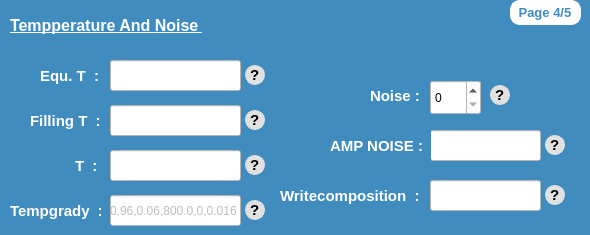
      <widget class="QWidget" name="page_5">
       <property name="styleSheet">
        <string notr="true">background-color: rgb(64, 140, 191);</string>
       </property>
       <widget class="QLineEdit" name="fillingTGP">
        <property name="geometry">
         <rect>
          <x>110</x>
          <y>105</y>
          <width>131</width>
          <height>31</height>
         </rect>
        </property>
        <property name="styleSheet">
         <string notr="true">background-color: rgb(255, 255, 255);</string>
        </property>
       </widget>
       <widget class="QLineEdit" name="equTGP">
        <property name="geometry">
         <rect>
          <x>110</x>
          <y>60</y>
          <width>131</width>
          <height>31</height>
         </rect>
        </property>
        <property name="styleSheet">
         <string notr="true">background-color: rgb(255, 255, 255);</string>
        </property>
       </widget>
       <widget class="QLabel" name="label_66">
        <property name="geometry">
         <rect>
          <x>30</x>
          <y>105</y>
          <width>71</width>
          <height>31</height>
         </rect>
        </property>
        <property name="font">
         <font>
          <family>Ubuntu</family>
          <pointsize>11</pointsize>
          <weight>75</weight>
          <italic>false</italic>
          <bold>true</bold>
         </font>
        </property>
        <property name="styleSheet">
         <string notr="true">color : white;</string>
        </property>
        <property name="text">
         <string>Filling T  :</string>
        </property>
       </widget>
       <widget class="QLabel" name="label_67">
        <property name="geometry">
         <rect>
          <x>10</x>
          <y>195</y>
          <width>91</width>
          <height>31</height>
         </rect>
        </property>
        <property name="font">
         <font>
          <family>Ubuntu</family>
          <pointsize>11</pointsize>
          <weight>75</weight>
          <italic>false</italic>
          <bold>true</bold>
         </font>
        </property>
        <property name="styleSheet">
         <string notr="true">color : white;</string>
        </property>
        <property name="text">
         <string>Tempgrady  :</string>
        </property>
       </widget>
       <widget class="QLabel" name="label_73">
        <property name="geometry">
         <rect>
          <x>75</x>
          <y>150</y>
          <width>31</width>
          <height>31</height>
         </rect>
        </property>
        <property name="font">
         <font>
          <family>Ubuntu</family>
          <pointsize>11</pointsize>
          <weight>75</weight>
          <italic>false</italic>
          <bold>true</bold>
         </font>
        </property>
        <property name="styleSheet">
         <string notr="true">color : white;</string>
        </property>
        <property name="text">
         <string>T  :</string>
        </property>
       </widget>
       <widget class="QLabel" name="label_65">
        <property name="geometry">
         <rect>
          <x>40</x>
          <y>60</y>
          <width>61</width>
          <height>31</height>
         </rect>
        </property>
        <property name="font">
         <font>
          <family>Ubuntu</family>
          <pointsize>11</pointsize>
          <weight>75</weight>
          <italic>false</italic>
          <bold>true</bold>
         </font>
        </property>
        <property name="styleSheet">
         <string notr="true">color : white;</string>
        </property>
        <property name="text">
         <string>Equ. T  :</string>
        </property>
       </widget>
       <widget class="QLineEdit" name="TGP">
        <property name="geometry">
         <rect>
          <x>110</x>
          <y>150</y>
          <width>131</width>
          <height>31</height>
         </rect>
        </property>
        <property name="styleSheet">
         <string notr="true">background-color: rgb(255, 255, 255);</string>
        </property>
       </widget>
       <widget class="QLineEdit" name="tempgradyGP">
        <property name="enabled">
         <bool>false</bool>
        </property>
        <property name="geometry">
         <rect>
          <x>110</x>
          <y>195</y>
          <width>131</width>
          <height>31</height>
         </rect>
        </property>
        <property name="styleSheet">
         <string notr="true">background-color: rgb(255, 255, 255);</string>
        </property>
        <property name="text">
         <string>0.96,0.06,800.0,0,0.016</string>
        </property>
       </widget>
       <widget class="QLabel" name="label_78">
        <property name="geometry">
         <rect>
          <x>10</x>
          <y>10</y>
          <width>201</width>
          <height>31</height>
         </rect>
        </property>
        <property name="font">
         <font>
          <family>Ubuntu</family>
          <pointsize>12</pointsize>
          <weight>75</weight>
          <italic>false</italic>
          <bold>true</bold>
          <underline>true</underline>
         </font>
        </property>
        <property name="styleSheet">
         <string notr="true">color: rgb(255, 255, 255);</string>
        </property>
        <property name="text">
         <string>Tempperature And Noise </string>
        </property>
       </widget>
       <widget class="QLabel" name="label_70">
        <property name="geometry">
         <rect>
          <x>280</x>
          <y>180</y>
          <width>141</width>
          <height>31</height>
         </rect>
        </property>
        <property name="font">
         <font>
          <family>Ubuntu</family>
          <pointsize>11</pointsize>
          <weight>75</weight>
          <italic>false</italic>
          <bold>true</bold>
         </font>
        </property>
        <property name="styleSheet">
         <string notr="true">color : white;</string>
        </property>
        <property name="text">
         <string>Writecomposition  :</string>
        </property>
       </widget>
       <widget class="QLineEdit" name="ampNoiseGP">
        <property name="enabled">
         <bool>false</bool>
        </property>
        <property name="geometry">
         <rect>
          <x>430</x>
          <y>130</y>
          <width>111</width>
          <height>31</height>
         </rect>
        </property>
        <property name="styleSheet">
         <string notr="true">background-color: rgb(255, 255, 255);</string>
        </property>
        <property name="text">
         <string/>
        </property>
       </widget>
       <widget class="QLabel" name="label_72">
        <property name="geometry">
         <rect>
          <x>330</x>
          <y>130</y>
          <width>101</width>
          <height>31</height>
         </rect>
        </property>
        <property name="font">
         <font>
          <family>Ubuntu</family>
          <pointsize>11</pointsize>
          <weight>75</weight>
          <italic>false</italic>
          <bold>true</bold>
         </font>
        </property>
        <property name="styleSheet">
         <string notr="true">color : white;</string>
        </property>
        <property name="text">
         <string>AMP NOISE :</string>
        </property>
       </widget>
       <widget class="QLabel" name="label_71">
        <property name="geometry">
         <rect>
          <x>370</x>
          <y>80</y>
          <width>61</width>
          <height>31</height>
         </rect>
        </property>
        <property name="font">
         <font>
          <family>Ubuntu</family>
          <pointsize>11</pointsize>
          <weight>75</weight>
          <italic>false</italic>
          <bold>true</bold>
         </font>
        </property>
        <property name="styleSheet">
         <string notr="true">color : white;</string>
        </property>
        <property name="text">
         <string>Noise :</string>
        </property>
       </widget>
       <widget class="QLineEdit" name="writecompGP">
        <property name="geometry">
         <rect>
          <x>430</x>
          <y>180</y>
          <width>111</width>
          <height>31</height>
         </rect>
        </property>
        <property name="styleSheet">
         <string notr="true">background-color: rgb(255, 255, 255);</string>
        </property>
        <property name="text">
         <string/>
        </property>
       </widget>
       <widget class="QLabel" name="label_85">
        <property name="geometry">
         <rect>
          <x>510</x>
          <y>0</y>
          <width>71</width>
          <height>25</height>
         </rect>
        </property>
        <property name="font">
         <font>
          <family>Ubuntu</family>
          <pointsize>10</pointsize>
          <weight>75</weight>
          <bold>true</bold>
         </font>
        </property>
        <property name="styleSheet">
         <string notr="true">background-color: rgb(255, 255, 255);
border : 2px solid white;
border-radius :10px;
color :rgb(64, 140, 191);</string>
        </property>
        <property name="text">
         <string> Page 4/5</string>
        </property>
       </widget>
       <widget class="QLabel" name="label_230">
        <property name="geometry">
         <rect>
          <x>245</x>
          <y>65</y>
          <width>20</width>
          <height>20</height>
         </rect>
        </property>
        <property name="font">
         <font>
          <family>Segoe UI Symbol</family>
          <pointsize>11</pointsize>
          <weight>75</weight>
          <italic>false</italic>
          <bold>true</bold>
         </font>
        </property>
        <property name="toolTip">
         <string>&lt;html&gt;&lt;head/&gt;&lt;body&gt;&lt;p&gt;The key &amp;quot;Equilibrium temperature&amp;quot; is the value of &amp;quot;Teq&amp;quot; for the equilibrium compositions given in the key &amp;quot;ceq&amp;quot; and the &amp;quot;slopes&amp;quot;. It is this value that is used for determining the phase-compositions as a function of temperature.&lt;/p&gt;&lt;/body&gt;&lt;/html&gt;</string>
        </property>
        <property name="styleSheet">
         <string notr="true">background-color: rgb(225, 225, 225);
color:rgb(0, 0, 0);
border-radius : 10px; 
border : 1px solid rgb(225, 225, 225);</string>
        </property>
        <property name="text">
         <string>?</string>
        </property>
       </widget>
       <widget class="QLabel" name="label_231">
        <property name="geometry">
         <rect>
          <x>245</x>
          <y>110</y>
          <width>20</width>
          <height>20</height>
         </rect>
        </property>
        <property name="font">
         <font>
          <family>Segoe UI Symbol</family>
          <pointsize>11</pointsize>
          <weight>75</weight>
          <italic>false</italic>
          <bold>true</bold>
         </font>
        </property>
        <property name="toolTip">
         <string>&lt;html&gt;&lt;head/&gt;&lt;body&gt;&lt;p&gt;The key &amp;quot;Filling temperature&amp;quot; allows one to use a different temperature for the fi</string>
        </property>
        <property name="styleSheet">
         <string notr="true">background-color: rgb(225, 225, 225);
color:rgb(0, 0, 0);
border-radius : 10px; 
border : 1px solid rgb(225, 225, 225);</string>
        </property>
        <property name="text">
         <string>?</string>
        </property>
       </widget>
       <widget class="QLabel" name="label_232">
        <property name="geometry">
         <rect>
          <x>545</x>
          <y>135</y>
          <width>20</width>
          <height>20</height>
         </rect>
        </property>
        <property name="font">
         <font>
          <family>Segoe UI Symbol</family>
          <pointsize>11</pointsize>
          <weight>75</weight>
          <italic>false</italic>
          <bold>true</bold>
         </font>
        </property>
        <property name="toolTip">
         <string>&lt;html&gt;&lt;head/&gt;&lt;body&gt;&lt;p&gt;&amp;quot;AMP Noise&amp;quot; key refer to the amplitude of the noise specified.&lt;/p&gt;&lt;/body&gt;&lt;/html&gt;</string>
        </property>
        <property name="styleSheet">
         <string notr="true">background-color: rgb(225, 225, 225);
color:rgb(0, 0, 0);
border-radius : 10px; 
border : 1px solid rgb(225, 225, 225);</string>
        </property>
        <property name="text">
         <string>?</string>
        </property>
       </widget>
       <widget class="QLabel" name="label_233">
        <property name="geometry">
         <rect>
          <x>245</x>
          <y>200</y>
          <width>20</width>
          <height>20</height>
         </rect>
        </property>
        <property name="font">
         <font>
          <family>Segoe UI Symbol</family>
          <pointsize>11</pointsize>
          <weight>75</weight>
          <italic>false</italic>
          <bold>true</bold>
         </font>
        </property>
        <property name="toolTip">
         <string>&lt;html&gt;&lt;head/&gt;&lt;body&gt;&lt;p&gt;The tuple Tempgrady={BASETEMP, DELTAT, DISTANCE, OFFSET,&lt;/p&gt;&lt;p&gt;VELOCITY} is read in for setting the properties of thermal gradient.&lt;/p&gt;&lt;/body&gt;&lt;/html&gt;</string>
        </property>
        <property name="styleSheet">
         <string notr="true">background-color: rgb(225, 225, 225);
color:rgb(0, 0, 0);
border-radius : 10px; 
border : 1px solid rgb(225, 225, 225);</string>
        </property>
        <property name="text">
         <string>?</string>
        </property>
       </widget>
       <widget class="QLabel" name="label_234">
        <property name="geometry">
         <rect>
          <x>490</x>
          <y>85</y>
          <width>20</width>
          <height>20</height>
         </rect>
        </property>
        <property name="font">
         <font>
          <family>Segoe UI Symbol</family>
          <pointsize>11</pointsize>
          <weight>75</weight>
          <italic>false</italic>
          <bold>true</bold>
         </font>
        </property>
        <property name="toolTip">
         <string>&lt;html&gt;&lt;head/&gt;&lt;body&gt;&lt;p&gt;&amp;quot;Noise&amp;quot; is a key to impose noise in the phase-field evolution equations at the interface. This is typically utilized for dendritic simulations.&lt;/p&gt;&lt;/body&gt;&lt;/html&gt;</string>
        </property>
        <property name="styleSheet">
         <string notr="true">background-color: rgb(225, 225, 225);
color:rgb(0, 0, 0);
border-radius : 10px; 
border : 1px solid rgb(225, 225, 225);</string>
        </property>
        <property name="text">
         <string>?</string>
        </property>
       </widget>
       <widget class="QLabel" name="label_235">
        <property name="geometry">
         <rect>
          <x>245</x>
          <y>155</y>
          <width>20</width>
          <height>20</height>
         </rect>
        </property>
        <property name="font">
         <font>
          <family>Segoe UI Symbol</family>
          <pointsize>11</pointsize>
          <weight>75</weight>
          <italic>false</italic>
          <bold>true</bold>
         </font>
        </property>
        <property name="toolTip">
         <string>&lt;html&gt;&lt;head/&gt;&lt;body&gt;&lt;p&gt;The key &amp;quot;T&amp;quot; sets the value of the temperature for isothermal simulations when the key &amp;quot;ISOTHERMAL = 1&amp;quot;.&lt;/p&gt;&lt;/body&gt;&lt;/html&gt;</string>
        </property>
        <property name="styleSheet">
         <string notr="true">background-color: rgb(225, 225, 225);
color:rgb(0, 0, 0);
border-radius : 10px; 
border : 1px solid rgb(225, 225, 225);</string>
        </property>
        <property name="text">
         <string>?</string>
        </property>
       </widget>
       <widget class="QLabel" name="label_236">
        <property name="geometry">
         <rect>
          <x>545</x>
          <y>185</y>
          <width>20</width>
          <height>20</height>
         </rect>
        </property>
        <property name="font">
         <font>
          <family>Segoe UI Symbol</family>
          <pointsize>11</pointsize>
          <weight>75</weight>
          <italic>false</italic>
          <bold>true</bold>
         </font>
        </property>
        <property name="toolTip">
         <string>&lt;html&gt;&lt;head/&gt;&lt;body&gt;&lt;p&gt;&amp;quot;Writecomposition&amp;quot; is a speci</string>
        </property>
        <property name="styleSheet">
         <string notr="true">background-color: rgb(225, 225, 225);
color:rgb(0, 0, 0);
border-radius : 10px; 
border : 1px solid rgb(225, 225, 225);</string>
        </property>
        <property name="text">
         <string>?</string>
        </property>
       </widget>
       <widget class="QSpinBox" name="noiseGP">
        <property name="geometry">
         <rect>
          <x>430</x>
          <y>80</y>
          <width>51</width>
          <height>35</height>
         </rect>
        </property>
        <property name="styleSheet">
         <string notr="true">background-color: rgb(255, 255, 255);</string>
        </property>
        <property name="maximum">
         <number>1</number>
        </property>
       </widget>
      </widget>
